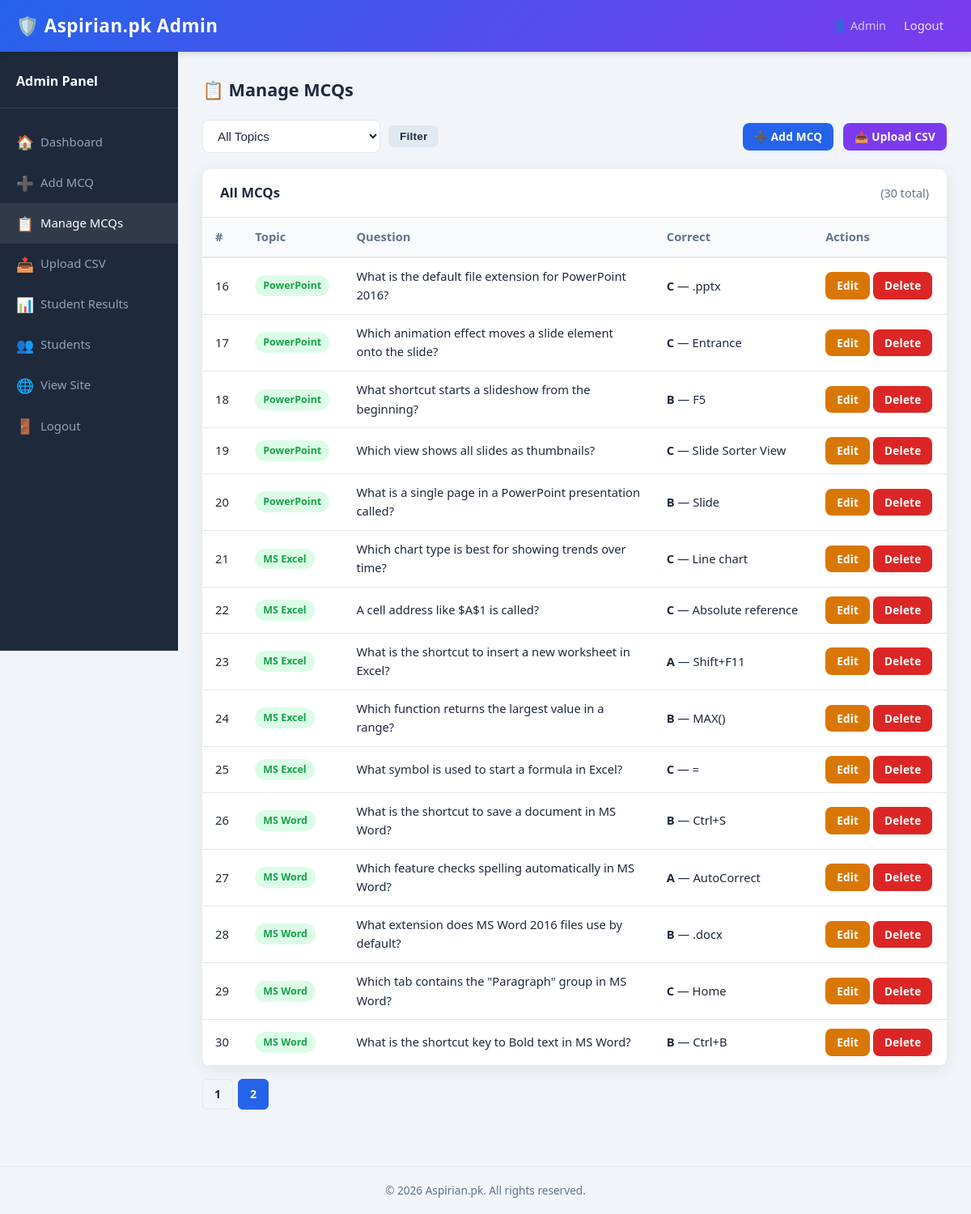
Page /admin/mcqs.php?page=2 (signed in) on the committed database.
### tables this page shows
CREATE TABLE IF NOT EXISTS mcqs (
    id              INT(11)       NOT NULL AUTO_INCREMENT,
    topic           VARCHAR(100)  NOT NULL,
    question        TEXT          NOT NULL,
    option_a        VARCHAR(255)  NOT NULL,
    option_b        VARCHAR(255)  NOT NULL,
    option_c        VARCHAR(255)  NOT NULL,
    option_d        VARCHAR(255)  NOT NULL,
    correct_option  ENUM('a','b','c','d') NOT NULL,
    created_at      TIMESTAMP     NOT NULL DEFAULT CURRENT_TIMESTAMP,
    PRIMARY KEY (id),
    INDEX idx_topic (topic)
);

### functions.php (called while the page is built, shortened)
<?php
require_once __DIR__ . '/config.php';
function e(string $str): string {
    return htmlspecialchars($str, ENT_QUOTES | ENT_HTML5, 'UTF-8');
}
function fetchOne(string $sql, string $types = '', ...$params): ?array {
    global $conn;
    $stmt = $conn->prepare($sql);
    $stmt->execute();
    $result = $stmt->get_result();
    $row    = $result->fetch_assoc();
    return $row ?: null;
}
function fetchAll(string $sql, string $types = '', ...$params): array {
    global $conn;
    $stmt = $conn->prepare($sql);
    if ($types && $params) {
        $stmt->bind_param($types, ...$params);
    }
    $stmt->execute();
    $result = $stmt->get_result();
    $rows   = $result->fetch_all(MYSQLI_ASSOC);
    return $rows;
}

### admin/mcqs.php (the view, shortened to what this page needs)
<?php
require_once __DIR__ . '/../functions.php';
$filterTopic = trim($_GET['topic'] ?? '');
$page        = max(1, (int)($_GET['page'] ?? 1));
$perPage     = 15;
$offset      = ($page - 1) * $perPage;
if ($filterTopic) {
    $totalRows = fetchOne('SELECT COUNT(*) AS c FROM mcqs WHERE topic = ?', 's', $filterTopic)['c'] ?? 0;
} else {
    $totalRows = fetchOne('SELECT COUNT(*) AS c FROM mcqs')['c'] ?? 0;
}
$totalPages = max(1, (int)ceil($totalRows / $perPage));
if ($filterTopic) {
    $mcqs = fetchAll(
        'SELECT * FROM mcqs WHERE topic = ? ORDER BY id DESC LIMIT ? OFFSET ?',
        'sii', $filterTopic, $perPage, $offset
    );
} else {
    $mcqs = fetchAll(
        'SELECT * FROM mcqs ORDER BY id DESC LIMIT ? OFFSET ?',
        'ii', $perPage, $offset
    );
}
include '_header.php';
?>
<div style="display:flex; align-items:center; gap:12px; margin-bottom:20px; flex-wrap:wrap;">
    <form method="GET" style="display:flex; gap:10px; align-items:center; flex-wrap:wrap;">
        <select name="topic" class="form-control" style="width:220px;" onchange="this.form.submit()">
            <option value="">All Topics</option>
        </select>
        <button type="submit" class="btn btn-light btn-sm">Filter</button>
    </form>
    <a href="add_mcq.php" class="btn btn-primary btn-sm" style="margin-left:auto;">
        ➕ Add MCQ
    </a>
    <a href="upload_csv.php" class="btn btn-secondary btn-sm">📤 Upload CSV</a>
</div>
<div class="card">
    <div class="card-header">
        <?= $filterTopic ? e($filterTopic) . ' MCQs' : 'All MCQs' ?>
        <span style="font-weight:400; color:#64748b; font-size:.9rem;">
            (<?= $totalRows ?> total)
        </span>
    </div>
    <div class="card-body" style="padding:0;">
        <div class="table-responsive">
            <table>
                <thead>
                    <tr>
                        <th>#</th>
                        <th>Topic</th>
                        <th>Question</th>
                        <th>Correct</th>
                        <th>Actions</th>
                    </tr>
                </thead>
                <tbody>
                    <?php if (empty($mcqs)): ?>
                        <tr>
                            <td colspan="5" style="text-align:center; color:#94a3b8; padding:30px;">
                                No MCQs found.
                                <a href="add_mcq.php">Add one now</a>.
                            </td>
                        </tr>
                    <?php else: ?>
                        <?php foreach ($mcqs as $i => $mcq): ?>
                            <tr>
                                <td><?= $offset + $i + 1 ?></td>
                                <td>
                                    <span class="badge badge-success" style="font-size:.78rem;">
                                        <?= e($mcq['topic']) ?>
                                    </span>
                                </td>
                                <td style="max-width:380px;">
                                    <span title="<?= e($mcq['question']) ?>">
                                        <?= e(mb_strimwidth($mcq['question'], 0, 80, '…')) ?>
                                    </span>
                                </td>
                                <td>
                                    <strong style="text-transform:uppercase;">
                                        <?= e($mcq['correct_option']) ?>
                                    </strong>
                                    — <?= e($mcq['option_' . $mcq['correct_option']]) ?>
                                </td>
                                <td style="white-space:nowrap;">
                                    <a href="edit_mcq.php?id=<?= (int)$mcq['id'] ?>"
                                       class="btn btn-warning btn-sm">Edit</a>
                                    <a href="delete_mcq.php?id=<?= (int)$mcq['id'] ?><?= $filterTopic ? '&topic='.urlencode($filterTopic) : '' ?>"
                                       class="btn btn-danger btn-sm"
                                       onclick="return confirm('Delete this MCQ?');">Delete</a>
                                </td>
                            </tr>
                        <?php endforeach; ?>
                    <?php endif; ?>
                </tbody>
            </table>
        </div>
    </div>
</div>
<?php if ($totalPages > 1): ?>
<div class="pagination mt-2">
    <?php for ($p = 1; $p <= $totalPages; $p++): ?>
        <?php $url = 'mcqs.php?page=' . $p . ($filterTopic ? '&topic='.urlencode($filterTopic) : ''); ?>
        <?php if ($p === $page): ?>
            <span class="current"><?= $p ?></span>
        <?php else: ?>
            <a href="<?= $url ?>"><?= $p ?></a>
        <?php endif; ?>
    <?php endfor; ?>
</div>
<?php endif; ?>
<?php include '_footer.php'; ?>

### assets/css/style.css (style rules this page uses)
*, *::before, *::after { box-sizing: border-box; margin: 0; padding: 0; }
:root { --primary: #2563eb; --primary-dk: #1e40af; --secondary: #7c3aed; --success: #16a34a; --danger: #dc2626; --warning: #d97706; --bg: #f1f5f9; --card: #ffffff; --text: #1e293b; --muted: #64748b; --border: #e2e8f0; --radius: 10px; --shadow: 0 4px 20px rgba(0,0,0,.08); }
body { font-family: 'Segoe UI', Tahoma, Geneva, Verdana, sans-serif; background: var(--bg); color: var(--text); min-height: 100vh; line-height: 1.6; }
a { color: var(--primary); text-decoration: none; }
.form-control { width: 100%; padding: 10px 14px; border: 1.5px solid var(--border); border-radius: 8px; font-size: .95rem; transition: border-color .2s, box-shadow .2s; background: #fff; color: var(--text); }
select.form-control { cursor: pointer; }
.btn { display: inline-block; padding: 10px 22px; border-radius: 8px; border: none; font-size: .95rem; font-weight: 600; cursor: pointer; transition: background .2s, transform .1s, box-shadow .2s; text-align: center; letter-spacing: .2px; }
.btn-primary { background: var(--primary); color: #fff; }
.btn-secondary { background: var(--secondary); color: #fff; }
.btn-danger { background: var(--danger); color: #fff; }
.btn-warning { background: var(--warning); color: #fff; }
.btn-light { background: var(--border); color: var(--text); }
.btn-sm { padding: 6px 14px; font-size: .85rem; }
.card { background: var(--card); border-radius: var(--radius); box-shadow: var(--shadow); overflow: hidden; }
.card-header { padding: 16px 22px; border-bottom: 1px solid var(--border); font-weight: 700; font-size: 1.05rem; display: flex; align-items: center; justify-content: space-between; gap: 10px; }
.card-body { padding: 22px; }
.badge { display: inline-block; padding: 3px 10px; border-radius: 50px; font-size: .78rem; font-weight: 700; }
.badge-success { background: #dcfce7; color: var(--success); }
.table-responsive { overflow-x: auto; }
table { width: 100%; border-collapse: collapse; font-size: .92rem; }
thead th { background: #f8fafc; padding: 12px 16px; text-align: left; font-weight: 700; color: var(--muted); border-bottom: 2px solid var(--border); white-space: nowrap; }
tbody tr { transition: background .15s; }
tbody td { padding: 11px 16px; border-bottom: 1px solid var(--border); vertical-align: middle; }
.pagination { display: flex; gap: 6px; flex-wrap: wrap; margin-top: 20px; }
.pagination a, .pagination span { padding: 7px 14px; border-radius: 6px; border: 1.5px solid var(--border); color: var(--text); font-size: .88rem; font-weight: 600; }
.pagination .current { background: var(--primary); color: #fff; border-color: var(--primary); }
.mt-2 { margin-top: 16px; }

### rows in the picture
mcqs: i "16", topic "PowerPoint", question "What is the default file extension for PowerPoint 2016?", correct_option "C", option_c ".pptx"
mcqs: i "17", topic "PowerPoint", question "Which animation effect moves a slide element onto the slide?", correct_option "C", option_c "Entrance"
mcqs: i "18", topic "PowerPoint", question "What shortcut starts a slideshow from the beginning?", correct_option "B", option_b "F5"
mcqs: i "19", topic "PowerPoint", question "Which view shows all slides as thumbnails?", correct_option "C", option_c "Slide Sorter View"
mcqs: i "20", topic "PowerPoint", question "What is a single page in a PowerPoint presentation called?", correct_option "B", option_b "Slide"
mcqs: i "21", topic "MS Excel", question "Which chart type is best for showing trends over time?", correct_option "C", option_c "Line chart"
mcqs: i "22", topic "MS Excel", question "A cell address like $A$1 is called?", correct_option "C", option_c "Absolute reference"
mcqs: i "23", topic "MS Excel", question "What is the shortcut to insert a new worksheet in Excel?", correct_option "A", option_a "Shift+F11"
mcqs: i "24", topic "MS Excel", question "Which function returns the largest value in a range?", correct_option "B", option_b "MAX()"
mcqs: i "25", topic "MS Excel", question "What symbol is used to start a formula in Excel?", correct_option "C", option_c "="
mcqs: i "26", topic "MS Word", question "What is the shortcut to save a document in MS Word?", correct_option "B", option_b "Ctrl+S"
mcqs: i "27", topic "MS Word", question "Which feature checks spelling automatically in MS Word?", correct_option "A", option_a "AutoCorrect"
mcqs: i "28", topic "MS Word", question "What extension does MS Word 2016 files use by default?", correct_option "B", option_b ".docx"
mcqs: i "29", topic "MS Word", question "Which tab contains the \"Paragraph\" group in MS Word?", correct_option "C", option_c "Home"
mcqs: i "30", topic "MS Word", question "What is the shortcut key to Bold text in MS Word?", correct_option "B", option_b "Ctrl+B"

### other values in the picture
SITE_NAME "Aspirian.pk"
$_SESSION['name'] "Admin"
$pageTitle "📋 Manage MCQs"
$totalRows "30"
